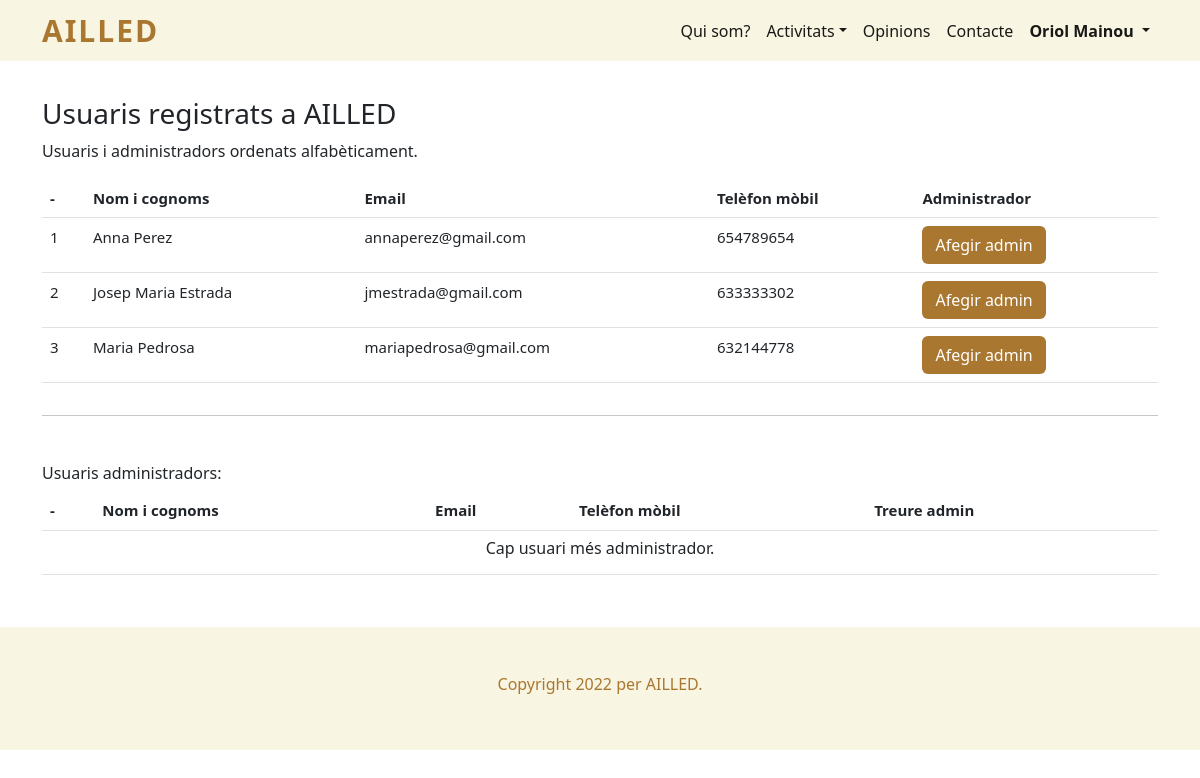
The app's page /admin_usuaris_registrats.php (signed in), older data.
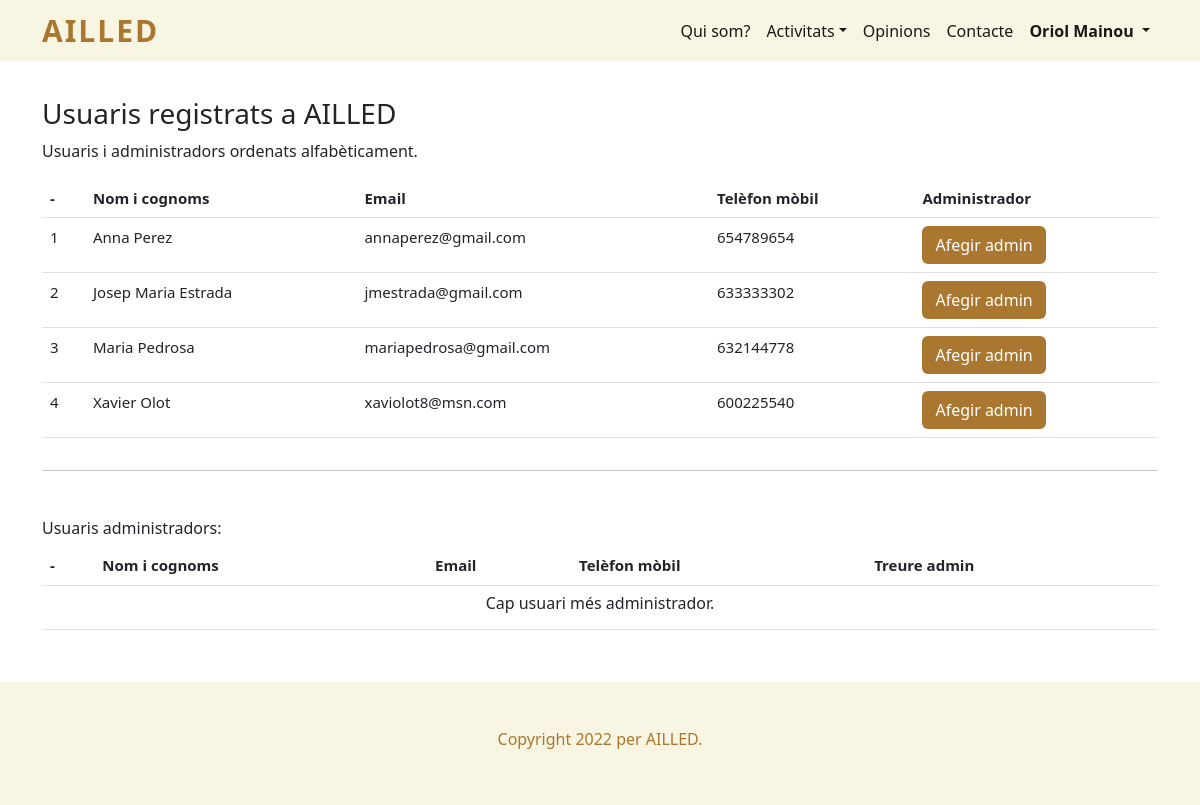
The same page, newer data.
### tables this page shows
CREATE TABLE `usuari` (
  `id` int(11) NOT NULL,
  `nom` varchar(50) NOT NULL,
  `telefon` int(11) NOT NULL,
  `email` varchar(50) NOT NULL,
  `contrasenya` text NOT NULL,
  `imatge` varchar(50) NOT NULL,
  `es_admin` int(11) NOT NULL
);

### admin_usuaris_registrats.php (the view, shortened to what the changed rows need)
<!doctype html>
<html lang="es">
<head>
  <?php
    include "codi_repetit/head.php";
  ?>
</head>
<body>
  <header>
    <?php
      include "codi_repetit/menu_navegacio.php";
      menu_navegacio();
    ?>
  </header>
  <main>
    <section id="contingut_pagina">
      <div class="container">
        <?php
        if (isset($_SESSION["id_usuari_sessio"])) {
          $sessio = $_SESSION["id_usuari_sessio"];
          $sql_admin = "SELECT * FROM usuari WHERE es_admin > 0 AND id = '$sessio'";
          $resultat_admin = $connexio->query($sql_admin);
          if ($resultat_admin->num_rows > 0) {
            ?>
            <div class="row" id="usuaris_registrats_ailled">
              <div class="table-responsive">
                <table class="table" style="font-size: 15px">
                  <thead>
                    <tr>
                      <th scope="col">-</th>
                      <th scope="col">Nom i cognoms</th>
                      <th scope="col">Email</th>
                      <th scope="col">Telèfon mòbil</th>
                      <th scope="col">Administrador</th>
                    </tr>
                  </thead>
                  <tbody>
                    <?php
                    $sql = "SELECT * FROM usuari WHERE es_admin = 0 ORDER BY nom ASC";
                    $result = $connexio->query($sql);
                    if ($result->num_rows > 0) {
                      $contador = 1;
                      while ($row = $result->fetch_assoc()) {
                        echo "<tr>";
                          echo "<td>" . $contador . "</td>";
                          $contador++;
                          echo "<td>" . $row["nom"] . "</td>";
                          echo "<td>" . $row["email"] . "</td>";
                          echo "<td>" . $row["telefon"] . "</td>";
                          echo "<td>";
                            echo "<form method='post' action='admin_usuaris_registrats.php'>";
                              echo "<input type='submit' class='btn boto_marro' value='Afegir admin' name='afegir_admin'>";
                            echo "</form>";
                          echo "</td>";
                        echo "</tr>";
                      }
                    } else {
                      echo "<tr>";
                        echo "<td colspan='4'><h6 class='text-center'>Cap usuari més registrat.</h6></td>";
                      echo "</tr>";
                    }
                    ?>
                  </tbody>
                </table>
              </div>
            </div>
            <div class="row" id="usuaris_registrats_ailled">
              <div class="table-responsive">
                <table class="table" style="font-size: 15px">
                  <thead>
                    <tr>
                      <th scope="col">-</th>
                      <th scope="col">Nom i cognoms</th>
                      <th scope="col">Email</th>
                      <th scope="col">Telèfon mòbil</th>
                      <th scope="col">Treure admin</th>
                    </tr>
                  </thead>
                </table>
              </div>
            </div>
            <?php
          } else {
            ?>
            <h2>No té permisos per visualitzar la pàgina</h2>
            <p>Torna a la pàgina principal.</p>
            <a class="boto_marro btn" href="index.php">Pàgina inicial</a>
            <?php
          }
        } else {
          no_ha_iniciat_sessio();
        }
        ?>
      </div>
    </section>
  </main>
</body>
</html>

### codi_repetit/menu_navegacio.php (shortened to what the changed rows need)
<?php
  function menu_navegacio() {
    ?>
    <nav class="navbar navbar-expand-lg">
      <div class="container">
        <div class="collapse navbar-collapse" id="nav_menu_navegacio">
          <ul class="navbar-nav ms-md-auto" id="menu_principal">
            <?php
            if (!isset($_SESSION['id_usuari_sessio'])) {
              ?>
              <li class="nav-item">
                <a class="nav-link active" href="iniciar_sessio_usuari.php">Iniciar sessió</a>
              </li>
              <li class="nav-item">
                <a class="nav-link active" href="registrar_usuari.php">Registrar-me</a>
              </li>
              <?php
            } else {
              ?>
              <li class="nav-item dropdown">
                <a style="font-weight: bold;" class="nav-link active dropdown-toggle" id="navbarDropdown" role="button" data-bs-toggle="dropdown" aria-expanded="false">
                  <?php
                  $connexio = new mysqli("localhost", "root", "", "bbdd_ailled");
                  $connexio->set_charset("utf8");
                  $sql = "SELECT * FROM usuari WHERE id = " . $_SESSION['id_usuari_sessio'] ;
                  $result = $connexio->query($sql);
                  if ($result->num_rows > 0) {
                    while ($row = $result->fetch_assoc()) {
                      echo $row["nom"];
                    }
                  }
                  ?>
                </a>
              </li>
              <?php
            }
            ?>
          </ul>
        </div>
      </div>
    </nav>
    <?php
  }
?>

Row changes from the older to the newer data that the page shows:
added usuari: nom "Xavier Olot", email "xaviolot8@msn.com", telefon "600225540", shown under "Usuaris registrats a AILLED"
